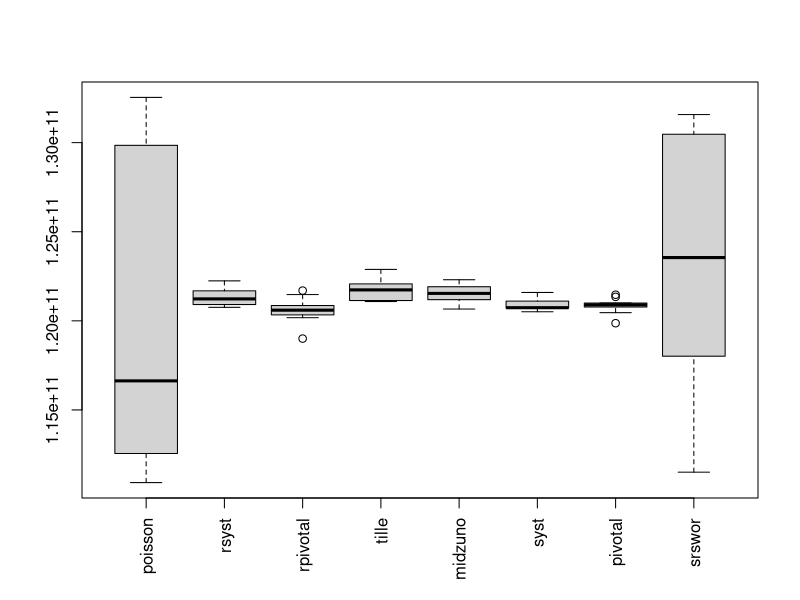

This chart was generated by the following R code:
### R code from vignette source 'UPexamples.Snw'
### Encoding: ISO8859-1

###################################################
### code chunk number 1: UPexamples.Snw:21-25
###################################################
library(sampling)
ps.options(pointsize=12)
options(width=60)



###################################################
### code chunk number 2: entropy1
###################################################
data(belgianmunicipalities)
attach(belgianmunicipalities)
n=50


###################################################
### code chunk number 3: entropy2
###################################################
pik=inclusionprobabilities(averageincome,n)


###################################################
### code chunk number 4: entropy3
###################################################
s=UPmaxentropy(pik)


###################################################
### code chunk number 5: entropy4
###################################################
as.character(Commune[s==1])


###################################################
### code chunk number 6: entropy5
###################################################
pi2=UPmaxentropypi2(pik)


###################################################
### code chunk number 7: entropy6
###################################################
rowSums(pi2)/pik/n


###################################################
### code chunk number 8: entropy7
###################################################
data(belgianmunicipalities)
attach(belgianmunicipalities)
pik=inclusionprobabilities(averageincome,50)
pik=pik[pik!=1]
n=sum(pik)
pikt=UPMEpiktildefrompik(pik)
w=pikt/(1-pikt)
q=UPMEqfromw(w,n)


###################################################
### code chunk number 9: entropy8
###################################################
UPMEsfromq(q)



###################################################
### code chunk number 10: entropy9
###################################################
sim=10000
N=length(pik)
tt=rep(0,N)
for(i in 1:sim) tt = tt+UPMEsfromq(q)
tt=tt/sim
max(abs(tt-pik))


###################################################
### code chunk number 11: up1
###################################################
b=data(belgianmunicipalities)
pik=inclusionprobabilities(belgianmunicipalities$Tot04,200)
N=length(pik)
n=sum(pik)


###################################################
### code chunk number 12: up2
###################################################
sim=10
ss=array(0,c(sim,8))


###################################################
### code chunk number 13: up3
###################################################
y=belgianmunicipalities$TaxableIncome


###################################################
### code chunk number 14: up4
###################################################
ht=numeric(8)
for(i in 1:sim)
{
cat("Step ",i,"\n")
s=UPpoisson(pik)
ht[1]=HTestimator(y[s==1],pik[s==1])
s=UPrandomsystematic(pik)
ht[2]=HTestimator(y[s==1],pik[s==1])
s=UPrandompivotal(pik)
ht[3]=HTestimator(y[s==1],pik[s==1])
s=UPtille(pik)
ht[4]=HTestimator(y[s==1],pik[s==1])
s=UPmidzuno(pik)
ht[5]=HTestimator(y[s==1],pik[s==1])
s=UPsystematic(pik)
ht[6]=HTestimator(y[s==1],pik[s==1])
s=UPpivotal(pik)
ht[7]=HTestimator(y[s==1],pik[s==1])
s=srswor(n,N)
ht[8]=HTestimator(y[s==1],rep(n/N,n))
ss[i,]=ht
}


###################################################
### code chunk number 15: up5
###################################################
colnames(ss) <- 
c("poisson","rsyst","rpivotal","tille","midzuno","syst","pivotal","srswor")
boxplot(data.frame(ss), las=3)



###################################################
### code chunk number 16: UPexamples.Snw:162-170 (eval = FALSE)
###################################################
## b=data(belgianmunicipalities)
## pik=inclusionprobabilities(belgianmunicipalities$Tot04,200)
## N=length(pik)
## n=sum(pik)
## sim=10
## ss=array(0,c(sim,8))
## y=belgianmunicipalities$TaxableIncome
## ht=numeric(8)
## for(i in 1:sim)
## {
## cat("Step ",i,"\n")
## s=UPpoisson(pik)
## ht[1]=HTestimator(y[s==1],pik[s==1])
## s=UPrandomsystematic(pik)
## ht[2]=HTestimator(y[s==1],pik[s==1])
## s=UPrandompivotal(pik)
## ht[3]=HTestimator(y[s==1],pik[s==1])
## s=UPtille(pik)
## ht[4]=HTestimator(y[s==1],pik[s==1])
## s=UPmidzuno(pik)
## ht[5]=HTestimator(y[s==1],pik[s==1])
## s=UPsystematic(pik)
## ht[6]=HTestimator(y[s==1],pik[s==1])
## s=UPpivotal(pik)
## ht[7]=HTestimator(y[s==1],pik[s==1])
## s=srswor(n,N)
## ht[8]=HTestimator(y[s==1],rep(n/N,n))
## ss[i,]=ht
## }
## colnames(ss) <- 
## c("poisson","rsyst","rpivotal","tille","midzuno","syst","pivotal","srswor")
## boxplot(data.frame(ss), las=3)
## 
## 
## sampling.newpage()
## 
